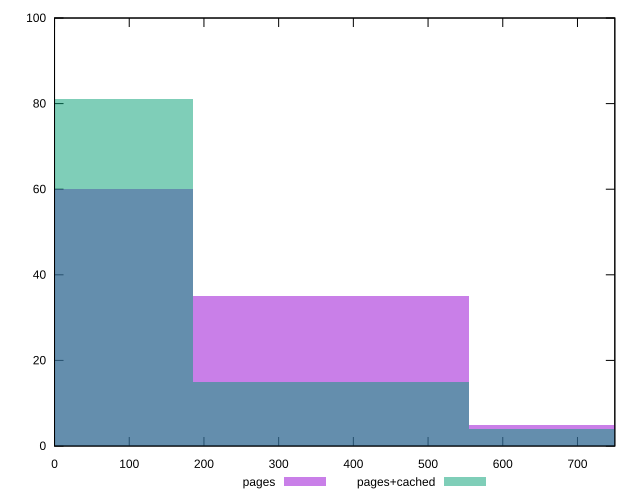

Generate this figure with gnuplot:
reset

$pages <<EOF
0 60
369.70944195189605 35
739.4188839037921 5
EOF

$pagesCached <<EOF
369.70944195189605 15
0 81
739.4188839037921 4
EOF

set key outside below
set boxwidth 369.70944195189605
set xrange [0:750]
set yrange [0:100]
set trange [0:100]
set style fill transparent solid 0.5 noborder
set terminal svg size 640, 500 enhanced background rgb 'white'
set output "report_00014_2021-02-09T15:56:05.503Z/unused-css-rules/comparison/histogram/0_vs_1.svg"

plot $pages title "pages" with boxes, \
     $pagesCached title "pages+cached" with boxes

reset
